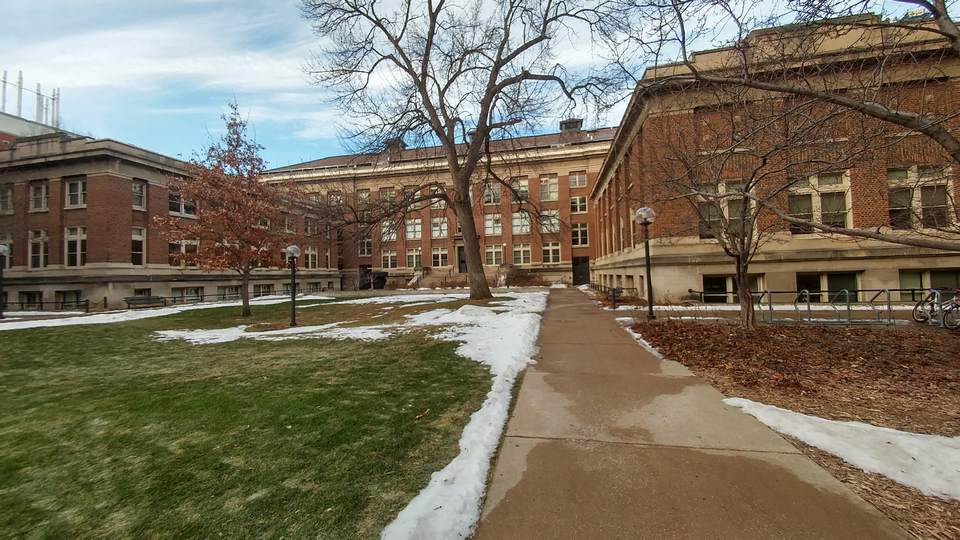
#> input picture left.bmp, 960 x 540 px
$ jupyter execute --allow-errors Stereo_Reconstruction.ipynb
#> lines starting #> are read from the running program, lines starting #| are printed output that depends on the picture
#> (a cell that did not finish here is left out)

[cell 2]
import cv2
import numpy as np
import scipy.io as sio
from scipy.linalg import null_space
import matplotlib.pyplot as plt
import sys
from sklearn.neighbors import NearestNeighbors
from mpl_toolkits.mplot3d import Axes3D

[cell 3]
img_left = cv2.imread('./left.bmp', 1)
#> img_left is the input picture: shape (540, 960, 3); mean B, G, R 94.8, 113, 120.7
img_right = cv2.imread('./right.bmp', 1)
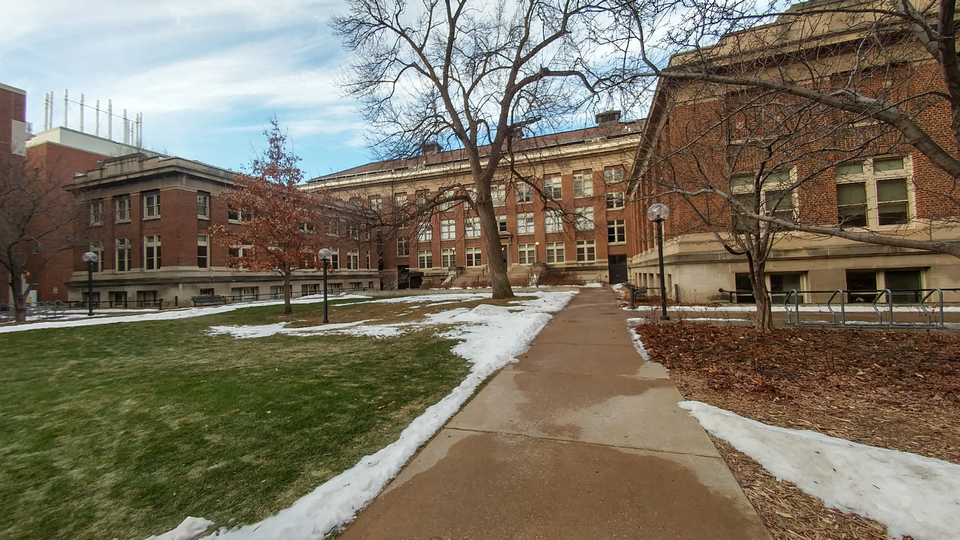
#> input picture right.bmp, 960 x 540 px
#> img_right is the input picture: shape (540, 960, 3); mean B, G, R 97.6, 114.2, 122.1

[cell 4]
def visualize_img_pair(img1, img2):
    img = np.hstack((img1, img2))
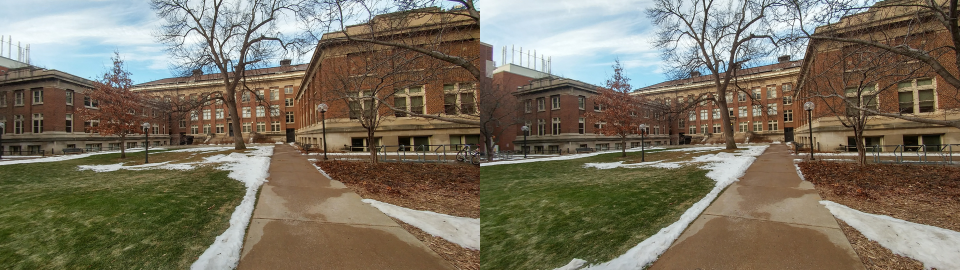
#> img: shape (540, 1920, 3) (shown at 1/2 size); mean B, G, R 96.2, 113.6, 121.4
    if img1.ndim == 3:
        fig = plt.figure(figsize=(16,16))
        plt.imshow(cv2.cvtColor(img, cv2.COLOR_BGR2RGB))
    else:
        plt.imshow(img, cmap='gray')
    plt.axis('off')
    plt.show()

[cell 5]
visualize_img_pair(img_left, img_right)

[cell 6]
def get_SIFT(template):
    sift = cv2.xfeatures2d.SIFT_create()
    kp, desc = sift.detectAndCompute(template, None)
#> kp = 4058 keypoints; strongest (x, y, size): (488, 124, 1.9), (375, 65, 1.9), (495, 59, 1.9), (437, 25, 2)
    return cv2.KeyPoint_convert(kp), desc

[cell 7]
# [5 lines left out: function switch_x_y, not called in this run]

[cell 8]
def intersection(lst1, lst2):
    lst3 = [value for value in lst1 if value in lst2]
    return lst3

[cell 9]
def find_match(img1, img2, tolerate_rate = 0.7):
    sift_1 = get_SIFT(img1)
#> sift_1 = 2 point arrays, longest 4058 points
    sift_2 = get_SIFT(img2)
#> in get_SIFT (call 2), `kp, desc = sift.detectAndCompute(template, None)`: kp = 3949 keypoints; strongest (x, y, size): (509, 159, 1.9), (707, 6, 1.9), (441, 82, 2.6), (537, 243, 1.8)
#> sift_2 = 2 point arrays, longest 3949 points
    neigh = NearestNeighbors(2, 0.4)
    neigh.fit(sift_2[1])
    x1_to_x2 = []
    for i in range(sift_1[0].shape[0]):
        tmp_fit_point = neigh.kneighbors([sift_1[1][i,:]], 2, return_distance=True)
        if(tmp_fit_point[0][0][0]/tmp_fit_point[0][0][1]<tolerate_rate):
            x1_to_x2.append([i,tmp_fit_point[1][0][0]])
    neigh.fit(sift_1[1])
    x2_to_x1 = []
    for i in range(sift_2[0].shape[0]):
        tmp_fit_point = neigh.kneighbors([sift_2[1][i,:]], 2, return_distance=True)
        if(tmp_fit_point[0][0][0]/tmp_fit_point[0][0][1]<tolerate_rate):
            x2_to_x1.append([i,tmp_fit_point[1][0][0]])
    x2_to_x1_inv = list(map(lambda x: switch_x_y(x),x2_to_x1))
    common_list = intersection(x1_to_x2,x2_to_x1_inv)
    x1 = []
    x2 = []
    for item in common_list:
        x1.append(sift_1[0][item[0],:])
        x2.append(sift_2[0][item[1],:])
    return np.array(x1), np.array(x2)
